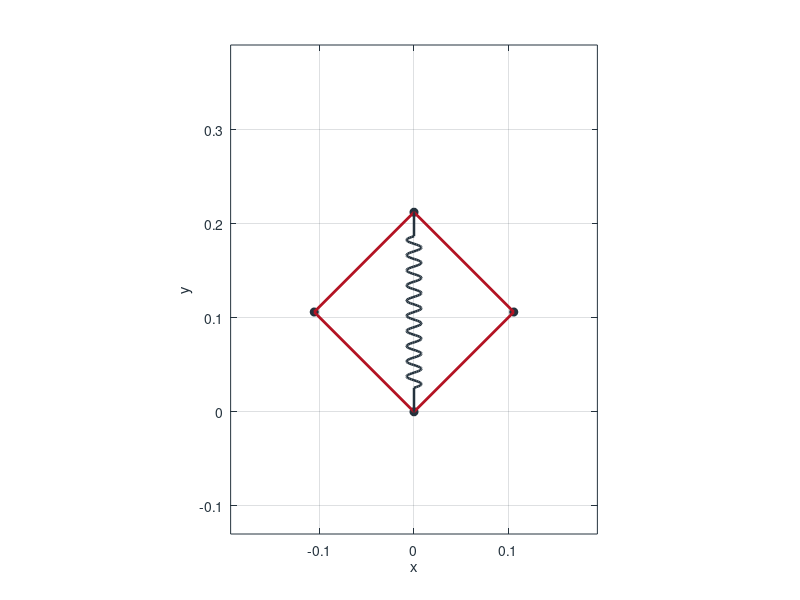

This chart was generated by the following MATLAB code: (Note: this script raises an error after producing the figure.)
% Animate a four-link rhombus with A fixed and C moving vertically.
% L is each side length (m); vCS is the imposed speed of C (m/s).
% Motion is prescribed kinematically; the drawn spring does not drive it.
% Output: rhombus_motion.mp4 when record is true; otherwise figure only.

clear; clc;
record = true;

vCS = 0.05;
L = 150e-3;

cycle = 6;
T = cycle * 2 * L / vCS;
dt = 0.05;
t = 0:dt:T;

vC = zeros(size(t));
vC(1) = vCS;
pC = zeros(numel(t),2);
pC(1,:) = [0 sqrt(2*L^2)];

pA = zeros(numel(t),2);

% Reverse the prescribed slider speed near each travel limit.
% These margins avoid the fully folded or extended singular configurations.
for k = 1:numel(t) - 1
    if pC(k,2) >= (2*L-0.05) || pC(k,2) <= (pA(1,2) + 0.05)
        vC(k+1) = -vC(k);
    else
        vC(k+1) = vC(k);
    end

    pC(k+1, 2) = pC(k, 2) + vC(k+1) * dt;
end

% The squared diagonals sum to 4*L^2; B and D sit at half-height.
Y = sqrt(4*L^2 - pC(:,2).^2);
pD = [-Y/2 (pC(:,2) + pA(:,2))/2];
pB = [Y/2 (pC(:,2) + pA(:,2))/2];

springWidth = 0.008;
springTurns = 10;
s = linspace(0, 1, 200);
springX = [0, 0, ...
    springWidth * sin(2*pi*springTurns*s), 0, 0];

springY = [0, 0.12, ...
    0.12 + 0.76*s, 0.88, 1];

red   = [179 20 36]/255;
ivory = [250 249 246]/255;
navy  = [36 50 61]/255;
springColor = navy;


figure('Color', ivory);


plot(pA(1,1), pA(1,2), 'o', ...
    'Color', navy, 'MarkerFaceColor', navy);

hold on;
set(gca, 'Color', ivory, 'XColor', navy, 'YColor', navy);

B = plot(pB(1,1), pB(1,2), 'o', ...
    'Color', navy, 'MarkerFaceColor', navy);
C = plot(pC(1,1), pC(1,2), 'o', ...
    'Color', navy, 'MarkerFaceColor', navy);
D = plot(pD(1,1), pD(1,2), 'o', ...
    'Color', navy, 'MarkerFaceColor', navy);

AD = plot([pA(1,1) pD(1,1)], [pA(1,2) pD(1,2)], ...
    '-', 'Color', red, 'LineWidth', 2);
AB = plot([pA(1,1) pB(1,1)], [pA(1,2) pB(1,2)], ...
    '-', 'Color', red, 'LineWidth', 2);
BC = plot([pB(1,1) pC(1,1)], [pB(1,2) pC(1,2)], ...
    '-', 'Color', red, 'LineWidth', 2);
DC = plot([pD(1,1) pC(1,1)], [pD(1,2) pC(1,2)], ...
    '-', 'Color', red, 'LineWidth', 2);

spring = plot(springX, pC(1,2)*springY, ...
    'Color', springColor, 'LineWidth', 1.8);

axis equal;
axis([-L*1.3 L*1.3 -0.13 2*L*1.3]);
grid on;
xlabel('x');
ylabel('y');

% Export one frame per time sample. Playback uses FrameRate, not dt;
% changing either independently changes video speed relative to model time.
if record
    v = VideoWriter("rhombus_motion.mp4", 'MPEG-4');
    v.FrameRate =25;
    open(v);
end

% Reuse graphics handles rather than creating new objects at every frame.
for k = 1:numel(t)

    set(C, 'XData', pC(k,1), 'YData', pC(k,2));
    set(B, 'XData', pB(k,1), 'YData', pB(k,2));
    set(D, 'XData', pD(k,1), 'YData', pD(k,2));

    set(AD, 'XData', [pA(k,1) pD(k,1)], 'YData', [pA(k,2) pD(k,2)]);
    set(AB, 'XData', [pA(k,1) pB(k,1)], 'YData', [pA(k,2) pB(k,2)]);
    set(BC, 'XData', [pB(k,1) pC(k,1)], 'YData', [pB(k,2) pC(k,2)]);
    set(DC, 'XData', [pD(k,1) pC(k,1)], 'YData', [pD(k,2) pC(k,2)]);

    set(spring, 'YData', pC(k,2)*springY);

    drawnow;

    if record
        writeVideo(v, getframe(gcf));
    end

    pause(dt);
end

if record
    close(v);
end
